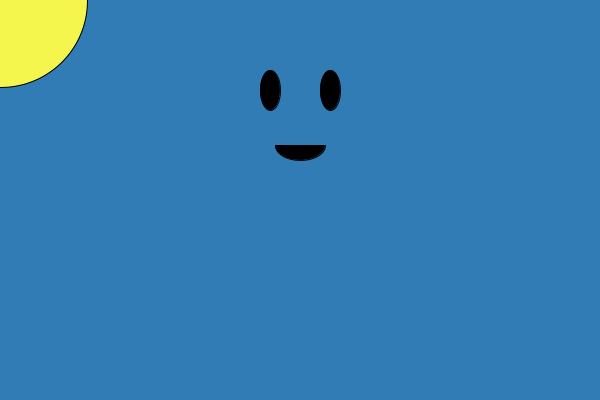
Frame 1 (no input)
Frame 60 (the mouse pressed at the canvas centre just before this capture): identical to frame 1, image omitted
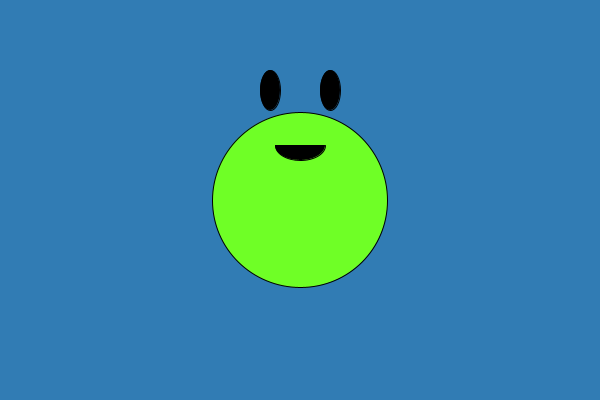
Frame 120 (the mouse held since frame 60 and released just before this capture)

The Processing sketch that drew these frames (run headless with seeded random() and noise(); from frame 60 on, the mouse is pressed at the canvas centre):

// Processing sketch: processing_184612
// ── processing_184612.pde

void setup() {
  size(600,400);
}

void draw() {
  background (49, 124, 180);
  if (mousePressed) {
    fill (111, 350, 38);
  } else {
    fill (#F4F54D);
  }
  ellipse (mouseX, mouseY, 175, 175);  
  fill (0);
  ellipse (270, 90, 20, 40);
  ellipse (330, 90, 20, 40);
  fill (0);
  arc (300, 145, 50, 30, TWO_PI, PI+TWO_PI);
  if (mousePressed) {
    println("I <3 4741");
  }
}
